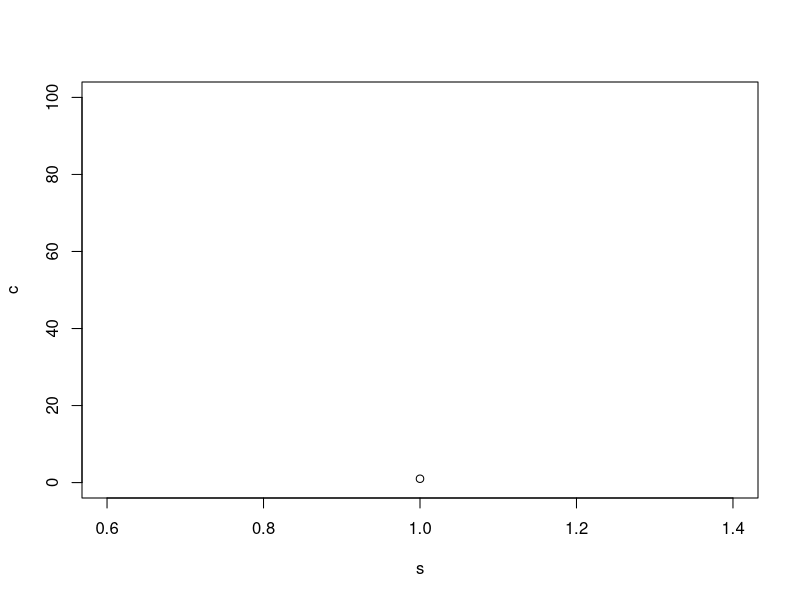

Here is the R script that generated this plot: (Note: a time limit stopped this script after it produced the figure.)
#S2 Text. An R script used to obtain the data for S3 Fig, S9 Fig, and S12 Fig.
#R script for obtaining the simulation results summarized in S3 Fig, S9 Fig and S12 Fig.
#This script generates many output files in CSV format.
#This simulation may require a couple of days.
#The simulation results obtained by the authors are shown in S1 Data.

factors <- matrix(c(
0,4,-11,6,
0,4,-10,5,
0,4,-9,4,
0,4,-8,3,
0,4,-7,2,
0,4,-6,1,
1,4,-11,5,
1,4,-10,4,
1,4,-9,3,
1,4,-8,2,
1,4,-7,1,
2,4,-11,4,
2,4,-10,3,
2,4,-9,2,
2,4,-8,1,
3,1,-11,6,
3,1,-10,5,
3,1,-9,4,
3,1,-8,3,
3,1,-7,2,
3,1,-6,1,
3,2,-11,5,
3,2,-10,4,
3,2,-9,3,
3,2,-8,2,
3,2,-7,1,
3,3,-11,4,
3,3,-10,3,
3,3,-9,2,
3,3,-8,1,
3,4,-11,3,
3,4,-10,2,
3,4,-9,1,
3,5,-11,2,
3,5,-10,1,
3,6,-11,1,
4,4,-11,2,
4,4,-10,1,
5,4,-11,1
),ncol=39)

for (s in 1:39){

# parameter settings
Ef <- factors[1,s]
Rf <- factors[2,s]
pf <- factors[3,s]
df <- factors[4,s]

E <- 5*10^Ef
R <- 3*10^Rf
p <- 3*10^pf
d <- 1*10^(-df)

fname <- paste("cycles-E5",Ef,"R3",Rf,"p3",pf,"d1-",df,".csv",sep="")

cells <- 100
cmax <- 50

result <- matrix(rep(0,cmax*cells),nrow=cells)
resultac <- c(rep(0,cells))

c <- 1

while (c < (cells+1)){

# initial settings

t <- 1
table <- matrix(rep(0,(cmax+1)*3),nrow=3)
table[1,] <- c(0:cmax)	# number of cycles
table[3,1] <- E
RCO <- R
nsum <- E
D <- c(rep(0,1+cmax))


# main body of simulation

while (RCO > 0) {
if (nsum == 0) break

for (j in 1:(cmax+1)) {
D[j] <- rbinom(1,table[3,j],d)
table[3,j] <- table[3,j]-D[j]+1*table[2,j]
}

nsum <- sum(table[3,])

if (nsum > 0) {
irc <- rbinom(1,RCO,min(c(1,nsum*p)))
RCO <- RCO-irc
sr <- sample(1:(1+cmax),irc,replace=TRUE,prob=table[3,])
fr <- as.vector(table(factor(sr,levels=1:(1+cmax))))
table[2,] <- table[2,]+c(0,fr[1:cmax])
} else {
}


t <- t+1

}

if (nsum > 0){
result[c,] <- table[2,2:(cmax+1)]
par(mfrow=c(1,1))
plot(s,c,ylim=c(0,cells))
c <- c+1
}else{
}

gc()
gc()
}

write.csv(result,file=fname)

}
